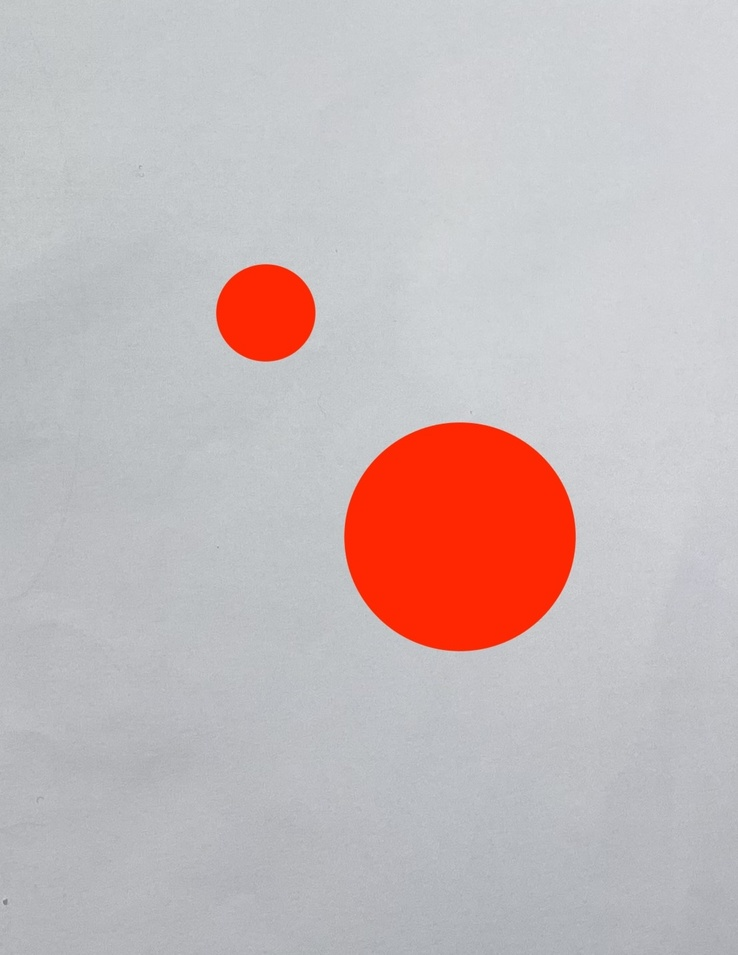
#> input picture images/locate_thymio_test_easy.jpeg, 738 x 955 px, shrunk from 1106 x 1431 before the run
$ python -i vision.py   (imports and definitions only)
#> lines starting #> are read from the running program, lines starting #| are printed output that depends on the picture; after the words box and inside, x2 and y2 are one past the last pixel; in counts of white or black regions, pixels touching at a corner belong together
#> further down, picture is the input picture: shape (955, 738, 3); mean B, G, R 186, 185.2, 197.9
import numpy as np
import cv2
import matplotlib.pyplot as plt
from sklearn.cluster import KMeans


# [27 lines left out: function locate_goal, not called in this run]

def locate_thymio(frame):
    '''
    locate thymio robot

    args: frame
    return: center coordinates of back-dot, of front-dot, orientation in rad
    '''

    # Convert the frame from BGR to HSV color space
    hsv = cv2.cvtColor(frame, cv2.COLOR_BGR2HSV)
#> hsv: shape (955, 738, 3); mean H, S, V 101.1, 25, 203.6

    # Define the lower and upper bounds for the red color in HSV
    lower_red1 = np.array([0, 70, 50])
    upper_red1 = np.array([10, 255, 255])

    lower_red2 = np.array([170, 70, 50])
    upper_red2 = np.array([180, 255, 255])

    # Threshold the image to get only red colors
    mask1 = cv2.inRange(hsv, lower_red1, upper_red1)
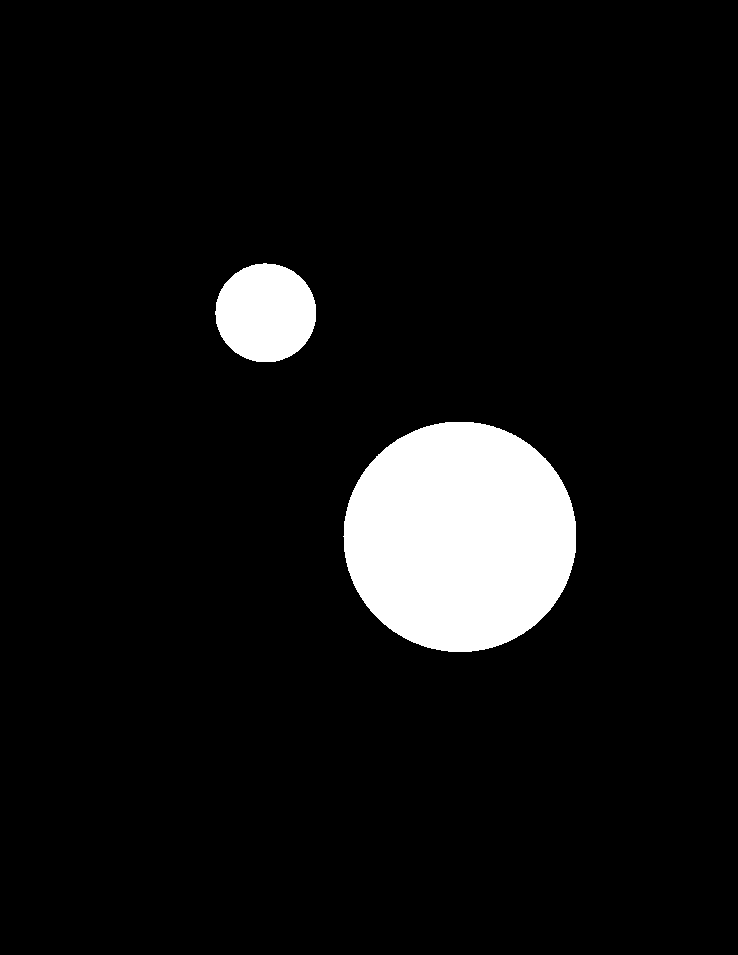
#> mask1: shape (955, 738); 7.1% white; 2 white regions
    mask2 = cv2.inRange(hsv, lower_red2, upper_red2)
#> mask2: shape (955, 738); every value is 0

    # Combine the two masks
    mask = cv2.bitwise_or(mask1, mask2)
    # Find contours in the binary image
    contours, _ = cv2.findContours(mask, cv2.RETR_EXTERNAL, cv2.CHAIN_APPROX_SIMPLE)
#> contours = 2 contours; box (x1, y1, x2, y2) and area: (343, 422, 576, 652) 41834, (215, 263, 316, 362) 7697

    # Check if any contours are found
    if contours:
        # Sort contours by area
        sorted_contours = sorted(contours, key=cv2.contourArea, reverse=True)
#> sorted_contours has the same summary as contours

        # The largest contour is the back dot and the second largest is the front dot
        back_dot = sorted_contours[0]
#> back_dot = contour of 328 points, box (x1, y1, x2, y2) (343, 422, 576, 652), area 41834
        front_dot = sorted_contours[1]
#> front_dot = contour of 138 points, box (x1, y1, x2, y2) (215, 263, 316, 362), area 7697

        # Calculate the centers of the two dots
        back_center = np.mean(back_dot, axis=0)
#> back_center = [[457.1, 535.5]]
        front_center = np.mean(front_dot, axis=0)
#> front_center = [[265.5, 311.7]]

        # The orientation of the robot is the angle of the line connecting the two centers relative to the x-axis
        dx = front_center[0][0] - back_center[0][0]
#> dx = -191.5
        dy = front_center[0][1] - back_center[0][1]
#> dy = -223.8
        orientation = np.arctan2(dy, dx)
#> orientation = -2.28

        return back_center, front_center, orientation
    else:
        return [0,0], 0

# [59 lines left out: functions filter_contours, locate_static_obstacles, not called in this run]

>>> import cv2
>>> picture = cv2.imread('images/locate_thymio_test_easy.jpeg')
>>> result = locate_thymio(picture)
#> result = ([[457.1, 535.5]], [[265.5, 311.7]], -2.28)
